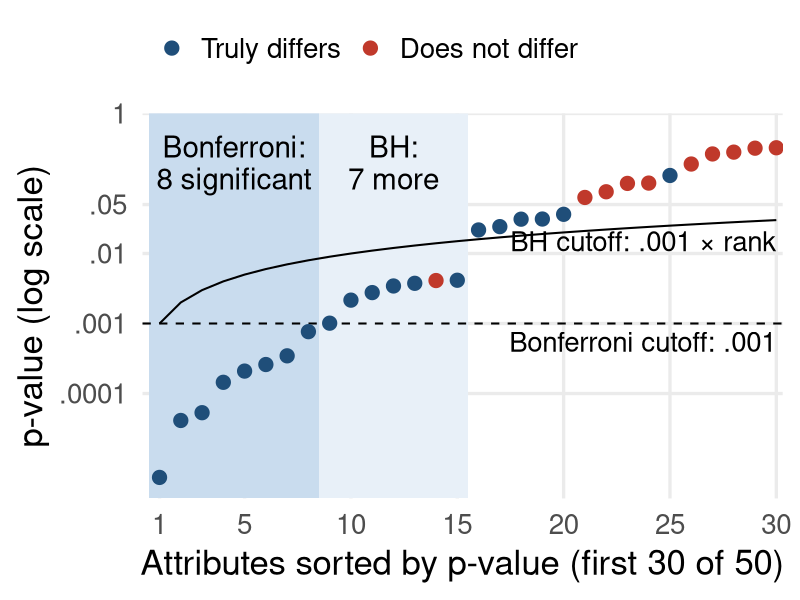

The R script that drew this image:
# One simulated dataset for the FWER vs FDR slides in Lecture 6.
#
# 50 review attributes tested for a difference between verified and unverified reviews.
# 20 truly differ (expected z of 3), 30 do not. The seed is one where both rules declare
# about their average number (Bonferroni 8, Benjamini-Hochberg 15).
#
# Run from this folder: Rscript fwer-fdr.R

library(ggplot2)

set.seed(155)
k <- 50; k1 <- 20; mu <- 3; alpha <- 0.05
z <- c(rnorm(k1, mu), rnorm(k - k1))
d <- data.frame(p = 2 * pnorm(-abs(z)),
                truth = c(rep("Truly differs", k1), rep("Does not differ", k - k1)))
d <- d[order(d$p), ]
d$rank <- seq_len(k)
d$bh_cut <- alpha * d$rank / k

n_bon <- sum(d$p < alpha / k)
n_bh <- max(which(d$p <= d$bh_cut))
cat(sprintf("Bonferroni declares %d significant (false: %d); BH declares %d (false: %d)\n",
            n_bon, sum(d$truth[1:n_bon] == "Does not differ"),
            n_bh, sum(d$truth[1:n_bh] == "Does not differ")))

show <- d[d$rank <= 30, ]
cols <- c("Truly differs" = "#1f4e79", "Does not differ" = "#c0392b")

p <- ggplot(show, aes(rank, p)) +
  annotate("rect", xmin = 0.5, xmax = n_bh + 0.5, ymin = min(show$p) / 2, ymax = 1,
           fill = "#e8f0f8") +
  annotate("rect", xmin = 0.5, xmax = n_bon + 0.5, ymin = min(show$p) / 2, ymax = 1,
           fill = "#c9dcee") +
  annotate("text", x = n_bon / 2 + 0.5, y = 0.2, label = "Bonferroni:\n8 significant",
           size = 7.5, lineheight = 0.9) +
  annotate("text", x = (n_bon + n_bh) / 2 + 0.5, y = 0.2, label = "BH:\n7 more",
           size = 7.5, lineheight = 0.9) +
  geom_hline(yintercept = alpha / k, linetype = "dashed", linewidth = 0.7) +
  geom_line(aes(y = bh_cut), linewidth = 0.7) +
  annotate("text", x = 30, y = alpha / k * 0.55, label = "Bonferroni cutoff: .001",
           hjust = 1, size = 7) +
  annotate("text", x = 30, y = alpha * 30 / k * 0.5, label = "BH cutoff: .001 × rank",
           hjust = 1, size = 7) +
  geom_point(aes(colour = truth), size = 4.5) +
  scale_colour_manual(values = cols, name = NULL, breaks = c("Truly differs", "Does not differ")) +
  scale_y_log10(limits = c(min(show$p) / 2, 1), expand = c(0, 0), breaks = c(1e-6, 1e-4, 1e-3, 1e-2, 0.05, 1),
                labels = c(".000001", ".0001", ".001", ".01", ".05", "1")) +
  scale_x_continuous(breaks = c(1, 5, 10, 15, 20, 25, 30), expand = expansion(add = 0.3)) +
  labs(x = "Attributes sorted by p-value (first 30 of 50)",
       y = "p-value (log scale)") +
  theme_minimal(base_size = 25) +
  theme(panel.grid.minor = element_blank(), legend.position = "top",
        legend.justification = "left")

ggsave("fwer-fdr.png", p, width = 12, height = 6.2, dpi = 200, bg = "white")
